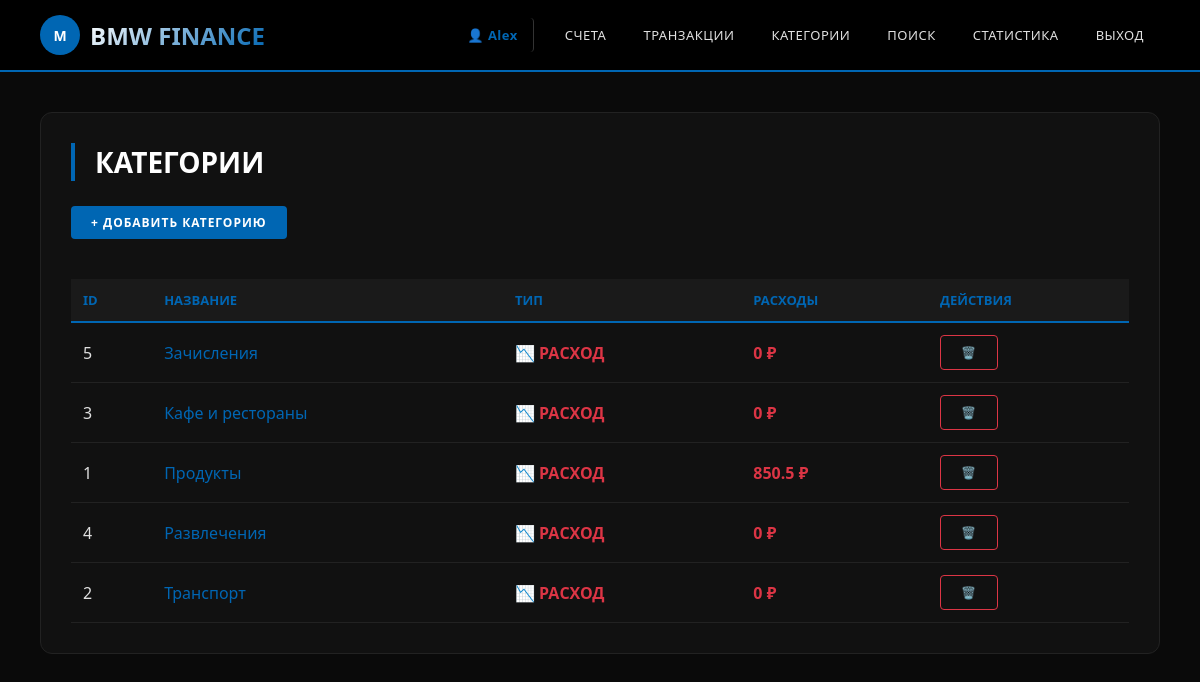
The app's page /web/categories (signed in) with its own data.
### tables this page shows
CREATE TABLE Users (
    id INTEGER PRIMARY KEY AUTOINCREMENT,
    name VARCHAR(64) NOT NULL,
    email VARCHAR(64) NOT NULL,
    password_hash VARCHAR(255) NOT NULL,
    currency VARCHAR(3) NOT NULL DEFAULT 'RUB',
    created_at DATETIME DEFAULT CURRENT_TIMESTAMP
);

CREATE TABLE Categories (
    id INTEGER PRIMARY KEY AUTOINCREMENT,
    user_id INT REFERENCES Users(id) NOT NULL,
    name VARCHAR(64) NOT NULL
, type VARCHAR(10) DEFAULT 'expense');

### src/api_db.py (the view)
@app.get("/web/categories")
async def web_categories(request: Request):
    current_user = get_current_user_web(request)
    if not current_user:
        return RedirectResponse(url="/web/login", status_code=303)
    categories = execute_query("""
        SELECT
            c.*,
            COALESCE(SUM(t.amount), 0) as total_amount
        FROM Categories c
        LEFT JOIN "Transaction" t ON t.category_id = c.id AND t.user_id = ?
        WHERE c.user_id = ?
        GROUP BY c.id
        ORDER BY c.type DESC, c.name
    """, (current_user['id'], current_user['id']))
    return templates.TemplateResponse("categories.html", {
        "request": request,
        "categories": categories,
        "current_user": current_user
    })

### templates/categories.html (shortened to what this page needs)
{% extends "base.html" %}
{% block content %}
<div class="card">
    <h1>КАТЕГОРИИ</h1>
    <a href="/web/categories/create" class="btn btn-primary" style="margin-bottom: 20px;">+ ДОБАВИТЬ КАТЕГОРИЮ</a>
    <table>
        <thead>
            <tr>
                <th>ID</th>
                <th>НАЗВАНИЕ</th>
                <th>ТИП</th>
                <th>РАСХОДЫ</th>
                <th>ДЕЙСТВИЯ</th>
            </tr>
        </thead>
        <tbody>
            {% for cat in categories %}
            <tr>
                <td>{{ cat.id }}</td>
                <td>
                    <a href="/web/categories/{{ cat.id }}/transactions" style="color: #0066b3; text-decoration: none;">
                        {{ cat.name }}
                    </a>
                </td>
                <td class="{% if cat.type == 'expense' %}expense{% else %}income{% endif %}">
                    {% if cat.type == 'expense' %}📉 РАСХОД{% else %}📈 ДОХОД{% endif %}
                </td>
                <td class="expense">{{ cat.total_amount }} ₽</td>
                <td>
                    <a href="/web/categories/{{ cat.id }}/delete" class="btn btn-danger"
                        onclick="return confirm('Удалить категорию?')">🗑️</a>
                </td>
            </tr>
            {% endfor %}
        </tbody>
    </table>
</div>
{% endblock %}

### templates/base.html (shortened to what this page needs)
<!DOCTYPE html>
<html lang="ru">
<head>
</head>
<body>
    <div class="navbar">
        <div class="nav-container">
            <a href="/web/accounts" class="logo">
                <div class="logo-icon">M</div>
                <span class="logo-text">BMW FINANCE</span>
            </a>
            <div class="nav-links">
                {% if current_user %}
                <a href="/web/profile" class="user-name">👤 {{ current_user.name }}</a>
                <a href="/web/accounts">СЧЕТА</a>
                <a href="/web/transactions">ТРАНЗАКЦИИ</a>
                <a href="/web/categories">КАТЕГОРИИ</a>
                <a href="/web/transactions/search">ПОИСК</a>
                <a href="/web/statistics">СТАТИСТИКА</a>
                <a href="/web/logout" class="logout">ВЫХОД</a>
                {% else %}
                <a href="/web/login">ВХОД</a>
                <a href="/web/register">РЕГИСТРАЦИЯ</a>
                {% endif %}
            </div>
        </div>
    </div>
    <div class="container">
        {% block content %}{% endblock %}
    </div>
</body>
</html>

### templates/base.html (style rules this page uses)
* { margin: 0; padding: 0; box-sizing: border-box; }
body { font-family: 'Segoe UI', 'Helvetica Neue', Arial, sans-serif; background: #0a0a0a; color: #ffffff; }
.navbar { background: #000000; border-bottom: 2px solid #0066b3; position: sticky; top: 0; z-index: 1000; }
.nav-container { max-width: 1400px; margin: 0 auto; padding: 0 40px; display: flex; justify-content: space-between; align-items: center; height: 70px; }
.logo { font-size: 24px; font-weight: 700; text-decoration: none; display: flex; align-items: center; gap: 10px; }
.logo-icon { width: 40px; height: 40px; background: #0066b3; border-radius: 50%; display: flex; align-items: center; justify-content: center; font-weight: bold; font-size: 14px; color: white; }
.logo-text { background: linear-gradient(135deg, #ffffff 0%, #0066b3 100%); -webkit-background-clip: text; background-clip: text; color: transparent; font-weight: 700; }
.nav-links { display: flex; gap: 5px; align-items: center; flex-wrap: wrap; }
.nav-links a { text-decoration: none; color: #e0e0e0; padding: 8px 16px; border-radius: 4px; transition: all 0.3s; font-weight: 500; font-size: 13px; letter-spacing: 0.5px; }
.nav-links .user-name { color: #0066b3; font-weight: 600; margin-right: 10px; border-right: 1px solid #333; padding-right: 15px; transition: all 0.3s; text-decoration: none; }
.nav-links .logout { color: #e0e0e0; }
.container { max-width: 1400px; margin: 40px auto; padding: 0 40px; }
.card { background: #111111; border-radius: 12px; padding: 30px; margin-bottom: 30px; border: 1px solid #222; }
.card h1 { font-size: 28px; font-weight: 600; margin-bottom: 25px; border-left: 4px solid #0066b3; padding-left: 20px; }
table { width: 100%; border-collapse: collapse; margin-top: 20px; }
th { background: #1a1a1a; padding: 12px; text-align: left; font-weight: 600; color: #0066b3; border-bottom: 2px solid #0066b3; font-size: 13px; }
td { padding: 12px; border-bottom: 1px solid #222; color: #e0e0e0; }
.btn { display: inline-block; padding: 8px 20px; border-radius: 4px; text-decoration: none; font-weight: 600; transition: all 0.3s; border: none; cursor: pointer; font-size: 12px; letter-spacing: 1px; text-transform: uppercase; }
.btn-primary { background: #0066b3; color: white; }
.btn-danger { background: transparent; color: #dc3545; border: 1px solid #dc3545; }
.expense { color: #dc3545; font-weight: 600; }

### records on screen
Users: name "Alex"
Categories: id "5", name "Зачисления", type "📉 РАСХОД", total_amount "0"
Categories: id "3", name "Кафе и рестораны", type "📉 РАСХОД", total_amount "0"
Categories: id "1", name "Продукты", type "📉 РАСХОД", total_amount "850.5"
Categories: id "4", name "Развлечения", type "📉 РАСХОД", total_amount "0"
Categories: id "2", name "Транспорт", type "📉 РАСХОД", total_amount "0"
